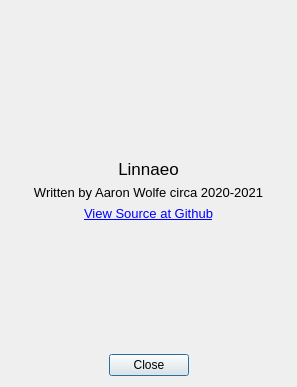
<?xml version="1.0" encoding="UTF-8"?>
<ui version="4.0">
 <class>AboutDialog</class>
 <widget class="QDialog" name="AboutDialog">
  <property name="geometry">
   <rect>
    <x>0</x>
    <y>0</y>
    <width>297</width>
    <height>387</height>
   </rect>
  </property>
  <property name="font">
   <font>
    <family>Arial</family>
   </font>
  </property>
  <property name="windowTitle">
   <string>About Linnaeo</string>
  </property>
  <layout class="QVBoxLayout" name="verticalLayout">
   <item>
    <spacer name="verticalSpacer">
     <property name="orientation">
      <enum>Qt::Vertical</enum>
     </property>
     <property name="sizeHint" stdset="0">
      <size>
       <width>20</width>
       <height>40</height>
      </size>
     </property>
    </spacer>
   </item>
   <item>
    <widget class="QLabel" name="label_6">
     <property name="text">
      <string/>
     </property>
     <property name="pixmap">
      <pixmap resource="resources/linnaeo.qrc">:/icons/linnaeo.ico</pixmap>
     </property>
     <property name="alignment">
      <set>Qt::AlignCenter</set>
     </property>
    </widget>
   </item>
   <item>
    <widget class="QLabel" name="label">
     <property name="font">
      <font>
       <family>Arial</family>
       <pointsize>13</pointsize>
      </font>
     </property>
     <property name="text">
      <string>Linnaeo</string>
     </property>
     <property name="alignment">
      <set>Qt::AlignCenter</set>
     </property>
    </widget>
   </item>
   <item>
    <widget class="QLabel" name="label_3">
     <property name="font">
      <font>
       <family>Arial</family>
       <pointsize>10</pointsize>
      </font>
     </property>
     <property name="text">
      <string>Written by Aaron Wolfe circa 2020-2021</string>
     </property>
     <property name="alignment">
      <set>Qt::AlignCenter</set>
     </property>
     <property name="wordWrap">
      <bool>true</bool>
     </property>
    </widget>
   </item>
   <item>
    <widget class="QLabel" name="label_4">
     <property name="font">
      <font>
       <family>Arial</family>
       <pointsize>10</pointsize>
       <stylestrategy>PreferAntialias</stylestrategy>
      </font>
     </property>
     <property name="text">
      <string>&lt;html&gt;&lt;head/&gt;&lt;body&gt;&lt;p&gt;&lt;a href=&quot;https://github.com/beowulfey/linnaeo&quot;&gt;&lt;span style=&quot; text-decoration: underline; color:#0000ff;&quot;&gt;View Source at Github&lt;/span&gt;&lt;/a&gt;&lt;/p&gt;&lt;/body&gt;&lt;/html&gt;</string>
     </property>
     <property name="alignment">
      <set>Qt::AlignCenter</set>
     </property>
     <property name="wordWrap">
      <bool>true</bool>
     </property>
     <property name="openExternalLinks">
      <bool>true</bool>
     </property>
    </widget>
   </item>
   <item>
    <spacer name="verticalSpacer_2">
     <property name="orientation">
      <enum>Qt::Vertical</enum>
     </property>
     <property name="sizeHint" stdset="0">
      <size>
       <width>20</width>
       <height>40</height>
      </size>
     </property>
    </spacer>
   </item>
   <item>
    <widget class="QDialogButtonBox" name="buttonBox">
     <property name="orientation">
      <enum>Qt::Horizontal</enum>
     </property>
     <property name="standardButtons">
      <set>QDialogButtonBox::Close</set>
     </property>
     <property name="centerButtons">
      <bool>true</bool>
     </property>
    </widget>
   </item>
  </layout>
 </widget>
 <resources>
  <include location="resources/linnaeo.qrc"/>
 </resources>
 <connections>
  <connection>
   <sender>buttonBox</sender>
   <signal>accepted()</signal>
   <receiver>AboutDialog</receiver>
   <slot>accept()</slot>
   <hints>
    <hint type="sourcelabel">
     <x>248</x>
     <y>254</y>
    </hint>
    <hint type="destinationlabel">
     <x>157</x>
     <y>274</y>
    </hint>
   </hints>
  </connection>
  <connection>
   <sender>buttonBox</sender>
   <signal>rejected()</signal>
   <receiver>AboutDialog</receiver>
   <slot>reject()</slot>
   <hints>
    <hint type="sourcelabel">
     <x>316</x>
     <y>260</y>
    </hint>
    <hint type="destinationlabel">
     <x>286</x>
     <y>274</y>
    </hint>
   </hints>
  </connection>
 </connections>
</ui>
